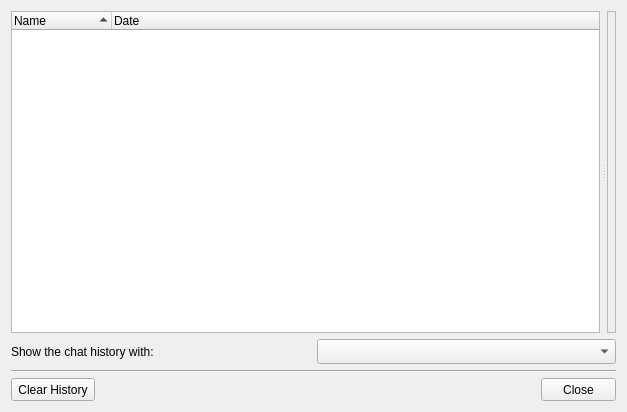
<?xml version="1.0" encoding="UTF-8"?>
<ui version="4.0">
 <class>HistoryWindow</class>
 <widget class="QWidget" name="HistoryWindow">
  <property name="geometry">
   <rect>
    <x>0</x>
    <y>0</y>
    <width>627</width>
    <height>412</height>
   </rect>
  </property>
  <property name="windowTitle">
   <string>Form</string>
  </property>
  <layout class="QGridLayout" name="gridLayout">
   <item row="5" column="0" alignment="Qt::AlignLeft">
    <widget class="ThemedButton" name="buttonClearHistory">
     <property name="sizePolicy">
      <sizepolicy hsizetype="Preferred" vsizetype="Fixed">
       <horstretch>0</horstretch>
       <verstretch>0</verstretch>
      </sizepolicy>
     </property>
     <property name="minimumSize">
      <size>
       <width>75</width>
       <height>23</height>
      </size>
     </property>
     <property name="text">
      <string>Clear History</string>
     </property>
    </widget>
   </item>
   <item row="5" column="1" alignment="Qt::AlignRight">
    <widget class="ThemedButton" name="buttonClose">
     <property name="sizePolicy">
      <sizepolicy hsizetype="Preferred" vsizetype="Fixed">
       <horstretch>0</horstretch>
       <verstretch>0</verstretch>
      </sizepolicy>
     </property>
     <property name="minimumSize">
      <size>
       <width>75</width>
       <height>23</height>
      </size>
     </property>
     <property name="text">
      <string>Close</string>
     </property>
    </widget>
   </item>
   <item row="0" column="0" colspan="2">
    <widget class="QSplitter" name="splitter">
     <property name="sizePolicy">
      <sizepolicy hsizetype="Expanding" vsizetype="Expanding">
       <horstretch>0</horstretch>
       <verstretch>0</verstretch>
      </sizepolicy>
     </property>
     <property name="orientation">
      <enum>Qt::Horizontal</enum>
     </property>
     <property name="handleWidth">
      <number>7</number>
     </property>
     <property name="childrenCollapsible">
      <bool>false</bool>
     </property>
     <widget class="QTreeWidget" name="treeWidgetMsgList">
      <property name="sizePolicy">
       <sizepolicy hsizetype="Expanding" vsizetype="Expanding">
        <horstretch>1</horstretch>
        <verstretch>0</verstretch>
       </sizepolicy>
      </property>
      <property name="editTriggers">
       <set>QAbstractItemView::NoEditTriggers</set>
      </property>
      <property name="alternatingRowColors">
       <bool>true</bool>
      </property>
      <property name="indentation">
       <number>0</number>
      </property>
      <property name="uniformRowHeights">
       <bool>true</bool>
      </property>
      <property name="itemsExpandable">
       <bool>false</bool>
      </property>
      <property name="sortingEnabled">
       <bool>true</bool>
      </property>
      <property name="wordWrap">
       <bool>true</bool>
      </property>
      <property name="expandsOnDoubleClick">
       <bool>false</bool>
      </property>
      <property name="columnCount">
       <number>2</number>
      </property>
      <column>
       <property name="text">
        <string>Name</string>
       </property>
      </column>
      <column>
       <property name="text">
        <string>Date</string>
       </property>
      </column>
     </widget>
     <widget class="QFrame" name="frameMessageLog">
      <property name="sizePolicy">
       <sizepolicy hsizetype="Expanding" vsizetype="Expanding">
        <horstretch>2</horstretch>
        <verstretch>0</verstretch>
       </sizepolicy>
      </property>
      <property name="frameShape">
       <enum>QFrame::StyledPanel</enum>
      </property>
      <property name="frameShadow">
       <enum>QFrame::Sunken</enum>
      </property>
      <layout class="QVBoxLayout" name="frameMessageLog_layout">
       <property name="leftMargin">
        <number>0</number>
       </property>
       <property name="topMargin">
        <number>0</number>
       </property>
       <property name="rightMargin">
        <number>0</number>
       </property>
       <property name="bottomMargin">
        <number>0</number>
       </property>
      </layout>
     </widget>
    </widget>
   </item>
   <item row="3" column="0">
    <widget class="QLabel" name="labelHistoryFilter">
     <property name="text">
      <string>Show the chat history with:</string>
     </property>
    </widget>
   </item>
   <item row="3" column="1">
    <widget class="ThemedComboBox" name="comboBoxHistoryFilter">
     <property name="minimumSize">
      <size>
       <width>0</width>
       <height>25</height>
      </size>
     </property>
    </widget>
   </item>
   <item row="4" column="0" colspan="2">
    <widget class="Line" name="line">
     <property name="minimumSize">
      <size>
       <width>0</width>
       <height>2</height>
      </size>
     </property>
     <property name="maximumSize">
      <size>
       <width>16777215</width>
       <height>2</height>
      </size>
     </property>
     <property name="orientation">
      <enum>Qt::Horizontal</enum>
     </property>
    </widget>
   </item>
  </layout>
 </widget>
 <layoutdefault spacing="6" margin="11"/>
 <customwidgets>
  <customwidget>
   <class>ThemedButton</class>
   <extends>QToolButton</extends>
   <header location="global">themedbutton.h</header>
  </customwidget>
  <customwidget>
   <class>ThemedComboBox</class>
   <extends>QComboBox</extends>
   <header>themedcombobox.h</header>
  </customwidget>
 </customwidgets>
 <tabstops>
  <tabstop>treeWidgetMsgList</tabstop>
 </tabstops>
 <resources/>
 <connections/>
</ui>
